Frame 1 (no input): blank canvas, image omitted
Frame 60 (no input): blank canvas, image omitted
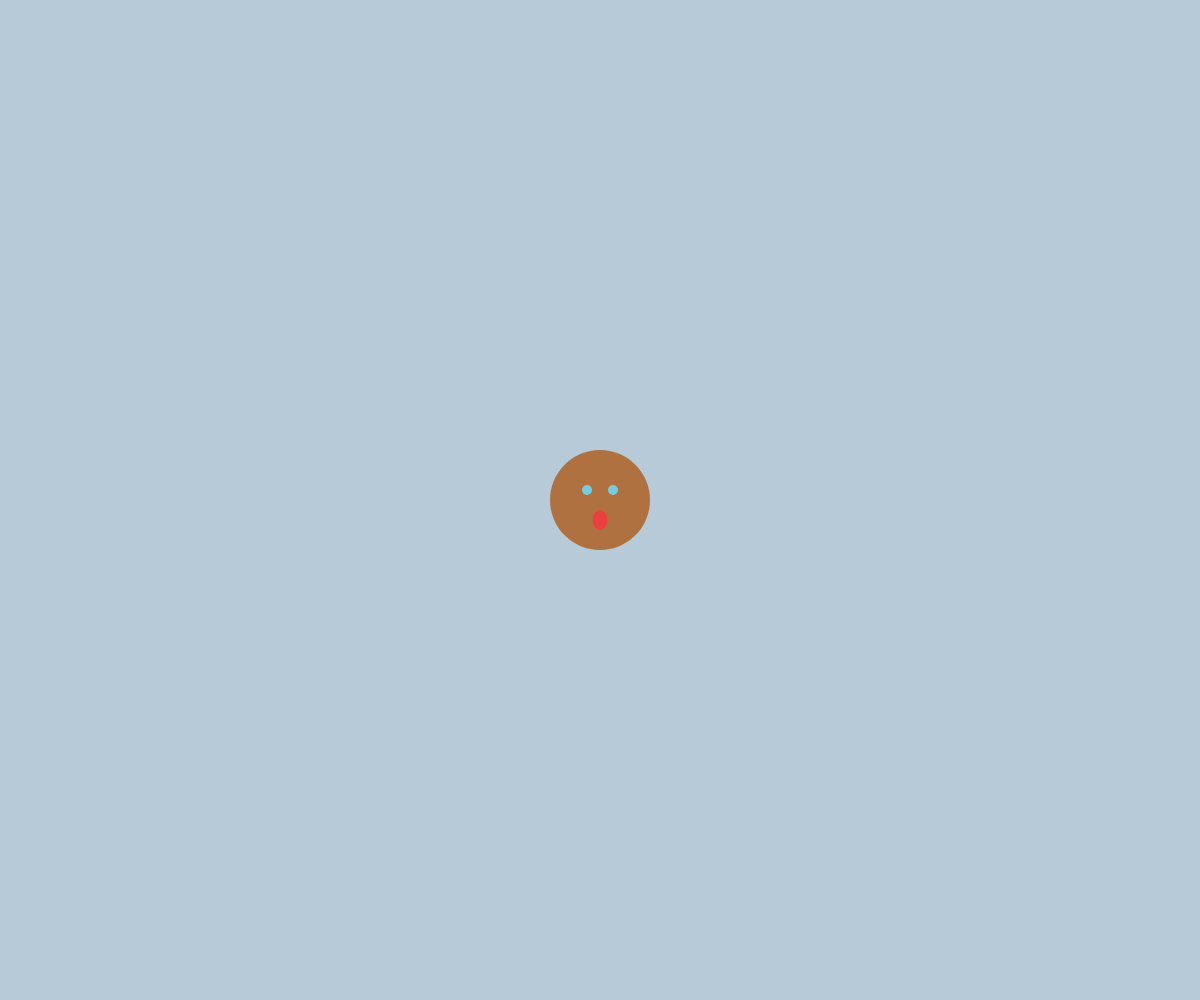
Frame 120 (the mouse pressed at the canvas centre since frame 60)

The p5.js sketch whose frames 1 and 60 were blank and that drew this single picture after the mouse press (run headless with seeded random() and noise() and a simulated clock; from frame 60 on, the mouse is pressed at the canvas centre):

// p5.js sketch
// ── sketch.js
let faces = [];
//set an empty array to store faces


function setup() {
  createCanvas(windowWidth, windowHeight);  //set canvas size
}


function draw() {
  background("#b6cbd7ff"); //set background color

  // the for loop repeats for every item in the array
  // so if there are 10 faces in the array
  // it will display all ten faces according
  // to their position in the array  
  for(let i = 0;i<faces.length;i++){
    faces[i].display(); // display the shapes that represent the faces
  }

}


function mousePressed(){
  let randomFace = floor(random(4));// floor rounds to lower number
  let randomEyes = floor(random(4));
  let randomHair = floor(random(4)); 
  let randomHairStyle = floor(random(2));
  //get a random index that represent one of the datas stored in the array
  //these are used later to determine the face, eyes, and hair colors of the faces

  let randomBeards = random(0,1);
  //get a random value between 0 to 1
  //this is used later to determine whether the faces have a beard

  let tempFace = new Face(mouseX,mouseY,randomFace,randomEyes,randomHair,randomHairStyle,randomBeards); 
  //draw a temporary new face
  faces.push(tempFace); 
  // "push" new variable into array

	for (let i = 0; i < faces.length; i++) {
		if (faces[i].hovering == true) { 
      //if mouse is hovering over a face when pressed
			faces.splice(i, 1); 
      //then the face disappears
		}
	}

}


class Face {
  constructor(x, y, faceColor, eyeColor, hairColor, hairStyle, beards) {
    let faceColors = ["#f6e2d2ff", "#f5c189ff", "#b07141ff", "#58321cff"];
    let eyeColors = ["#77cbdeff", "#8cc665ff", "#794222ff", "#29180eff"];
    let hairColors = ["#f8f0a1ff", "#76380eff","#181512ff", "#ffffff"];
    // store different colors for face, eye, and hair in the array
    let hairStyles = [0,100];
    // store different length for the hair
    
    this.faceColor = faceColors[faceColor];
    this.eyeColor = eyeColors[eyeColor];
    this.hairColor = hairColors[hairColor];
    this.hairStyle = hairStyles[hairStyle]; 
    //get the according color or length from the array for face, eyes, and hair
    this.beards = beards;
    //get the value for beards between 0 to 1

    this.hovering = false;
    //the default boolean for hovering is false

    this.x = x;
    this.y = y;

  }

  
  display() { // draw the faces
    push(); //every movement is stored between push() and pop()

    translate(this.x, this.y);
    //make the center of the face whereever the mouse presses on
    noStroke(); //no stroke.

    //face
    fill(this.faceColor); // fill the face with the randomized color eariler
    circle(0, 0, 100); // draw a circle to represent the face
    
    //eyes
    fill(this.eyeColor); // fill the eyes with the randomized color eariler
    circle(-13, -10, 10);
    circle(13, -10, 10); //draw two circles to represent the eyes
    
    //hair color
    fill(this.hairColor); // fill the hair with the randomized color eariler
    //hair length
    arc(0, 0, 100, this.hairStyle, PI, 0); 
    // draw an arc upside down to represent the hair
    // and determine the length of the hair by the randomized number eariler
  
    //mouth
    let mouseDist = dist(mouseX, mouseY, this.x, this.y); 
    // calculate the distance between the center of the face face and the mouse
    // to determine if the mouse is hovering over the face
    if (mouseDist < 50) { // 50=radius of face. Is mouse hovering over the face?
			fill("#eb4040ff"); 
      ellipse(0,20,15,20); //draw a red ellipse to represent an opened mouth
			this.hovering = true; // set to true if hovering
		} else {
			noFill();
      strokeWeight(4);
      stroke("black");
      arc(0, 5, 28, 28, 0.9*HALF_PI, PI-QUARTER_PI ); //draw a black arc to represent a closed smiling mouth
      noStroke(); //set it back to no stroke
			this.hovering = false; // set to false if not hovering
		}

    //beard (layers on the top of the mouth to cover it)
    if (this.beards <= 0.5) { 
      // get the randomized value between 0 to 1 and set the possibilities to half and half
      // this way, half of the faces will have beards
    fill(this.hairColor); // hair and beards use the same color
    quad(-10, 8, 10, 8, 15, 22, -15, 22); // draw a shape to represent the beard
    }

    pop();
  }

  
}
